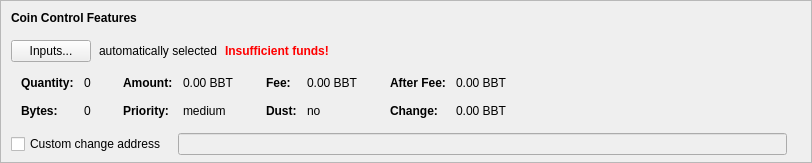
    <widget class="QFrame" name="frameCoinControl">
     <property name="sizePolicy">
      <sizepolicy hsizetype="Expanding" vsizetype="Expanding">
       <horstretch>0</horstretch>
       <verstretch>0</verstretch>
      </sizepolicy>
     </property>
     <property name="maximumSize">
      <size>
       <width>16777215</width>
       <height>16777215</height>
      </size>
     </property>
     <property name="frameShape">
      <enum>QFrame::StyledPanel</enum>
     </property>
     <property name="frameShadow">
      <enum>QFrame::Sunken</enum>
     </property>
     <layout class="QVBoxLayout" name="verticalLayoutCoinControl2">
      <property name="spacing">
       <number>0</number>
      </property>
      <property name="leftMargin">
       <number>0</number>
      </property>
      <property name="topMargin">
       <number>0</number>
      </property>
      <property name="rightMargin">
       <number>0</number>
      </property>
      <property name="bottomMargin">
       <number>6</number>
      </property>
      <item>
       <layout class="QVBoxLayout" name="verticalLayoutCoinControl" stretch="0,0,0,0,1">
        <property name="spacing">
         <number>0</number>
        </property>
        <property name="leftMargin">
         <number>10</number>
        </property>
        <property name="topMargin">
         <number>10</number>
        </property>
        <item>
         <layout class="QHBoxLayout" name="horizontalLayoutCoinControl1">
          <property name="bottomMargin">
           <number>15</number>
          </property>
          <item>
           <widget class="QLabel" name="labelCoinControlFeatures">
            <property name="sizePolicy">
             <sizepolicy hsizetype="Preferred" vsizetype="Maximum">
              <horstretch>0</horstretch>
              <verstretch>0</verstretch>
             </sizepolicy>
            </property>
            <property name="font">
             <font>
              <weight>75</weight>
              <bold>true</bold>
             </font>
            </property>
            <property name="styleSheet">
             <string notr="true">font-weight:bold;</string>
            </property>
            <property name="text">
             <string>Coin Control Features</string>
            </property>
           </widget>
          </item>
         </layout>
        </item>
        <item>
         <layout class="QHBoxLayout" name="horizontalLayoutCoinControl2" stretch="0,0,0,0">
          <property name="spacing">
           <number>8</number>
          </property>
          <property name="bottomMargin">
           <number>10</number>
          </property>
          <item>
           <widget class="QPushButton" name="pushButtonCoinControl">
            <property name="styleSheet">
             <string notr="true"/>
            </property>
            <property name="text">
             <string>Inputs...</string>
            </property>
            <property name="autoDefault">
             <bool>false</bool>
            </property>
           </widget>
          </item>
          <item>
           <widget class="QLabel" name="labelCoinControlAutomaticallySelected">
            <property name="text">
             <string>automatically selected</string>
            </property>
            <property name="margin">
             <number>5</number>
            </property>
           </widget>
          </item>
          <item>
           <widget class="QLabel" name="labelCoinControlInsuffFunds">
            <property name="font">
             <font>
              <weight>75</weight>
              <bold>true</bold>
             </font>
            </property>
            <property name="styleSheet">
             <string notr="true">color:red;font-weight:bold;</string>
            </property>
            <property name="text">
             <string>Insufficient funds!</string>
            </property>
            <property name="margin">
             <number>5</number>
            </property>
           </widget>
          </item>
          <item>
           <spacer name="horizontalSpacerCoinControl">
            <property name="orientation">
             <enum>Qt::Horizontal</enum>
            </property>
            <property name="sizeHint" stdset="0">
             <size>
              <width>40</width>
              <height>1</height>
             </size>
            </property>
           </spacer>
          </item>
         </layout>
        </item>
        <item>
         <widget class="QWidget" name="widgetCoinControl" native="true">
          <property name="sizePolicy">
           <sizepolicy hsizetype="Preferred" vsizetype="Preferred">
            <horstretch>0</horstretch>
            <verstretch>0</verstretch>
           </sizepolicy>
          </property>
          <property name="minimumSize">
           <size>
            <width>0</width>
            <height>0</height>
           </size>
          </property>
          <property name="styleSheet">
           <string notr="true"/>
          </property>
          <layout class="QHBoxLayout" name="horizontalLayoutCoinControl5">
           <property name="leftMargin">
            <number>0</number>
           </property>
           <property name="topMargin">
            <number>0</number>
           </property>
           <property name="rightMargin">
            <number>0</number>
           </property>
           <property name="bottomMargin">
            <number>0</number>
           </property>
           <item>
            <layout class="QHBoxLayout" name="horizontalLayoutCoinControl3" stretch="0,0,0,1">
             <property name="spacing">
              <number>20</number>
             </property>
             <property name="topMargin">
              <number>0</number>
             </property>
             <property name="bottomMargin">
              <number>10</number>
             </property>
             <item>
              <layout class="QFormLayout" name="formLayoutCoinControl1">
               <property name="horizontalSpacing">
                <number>10</number>
               </property>
               <property name="verticalSpacing">
                <number>14</number>
               </property>
               <property name="leftMargin">
                <number>10</number>
               </property>
               <property name="topMargin">
                <number>4</number>
               </property>
               <property name="rightMargin">
                <number>6</number>
               </property>
               <item row="0" column="0">
                <widget class="QLabel" name="labelCoinControlQuantityText">
                 <property name="font">
                  <font>
                   <weight>75</weight>
                   <bold>true</bold>
                  </font>
                 </property>
                 <property name="text">
                  <string>Quantity:</string>
                 </property>
                 <property name="margin">
                  <number>0</number>
                 </property>
                </widget>
               </item>
               <item row="0" column="1">
                <widget class="QLabel" name="labelCoinControlQuantity">
                 <property name="cursor">
                  <cursorShape>IBeamCursor</cursorShape>
                 </property>
                 <property name="contextMenuPolicy">
                  <enum>Qt::ActionsContextMenu</enum>
                 </property>
                 <property name="text">
                  <string notr="true">0</string>
                 </property>
                 <property name="margin">
                  <number>0</number>
                 </property>
                 <property name="textInteractionFlags">
                  <set>Qt::LinksAccessibleByMouse|Qt::TextSelectableByKeyboard|Qt::TextSelectableByMouse</set>
                 </property>
                </widget>
               </item>
               <item row="1" column="0">
                <widget class="QLabel" name="labelCoinControlBytesText">
                 <property name="font">
                  <font>
                   <weight>75</weight>
                   <bold>true</bold>
                  </font>
                 </property>
                 <property name="text">
                  <string>Bytes:</string>
                 </property>
                </widget>
               </item>
               <item row="1" column="1">
                <widget class="QLabel" name="labelCoinControlBytes">
                 <property name="cursor">
                  <cursorShape>IBeamCursor</cursorShape>
                 </property>
                 <property name="contextMenuPolicy">
                  <enum>Qt::ActionsContextMenu</enum>
                 </property>
                 <property name="text">
                  <string notr="true">0</string>
                 </property>
                 <property name="textInteractionFlags">
                  <set>Qt::LinksAccessibleByMouse|Qt::TextSelectableByKeyboard|Qt::TextSelectableByMouse</set>
                 </property>
                </widget>
               </item>
              </layout>
             </item>
             <item>
              <layout class="QFormLayout" name="formLayoutCoinControl2">
               <property name="horizontalSpacing">
                <number>10</number>
               </property>
               <property name="verticalSpacing">
                <number>14</number>
               </property>
               <property name="leftMargin">
                <number>6</number>
               </property>
               <property name="topMargin">
                <number>4</number>
               </property>
               <property name="rightMargin">
                <number>6</number>
               </property>
               <item row="0" column="0">
                <widget class="QLabel" name="labelCoinControlAmountText">
                 <property name="font">
                  <font>
                   <weight>75</weight>
                   <bold>true</bold>
                  </font>
                 </property>
                 <property name="text">
                  <string>Amount:</string>
                 </property>
                 <property name="margin">
                  <number>0</number>
                 </property>
                </widget>
               </item>
               <item row="0" column="1">
                <widget class="QLabel" name="labelCoinControlAmount">
                 <property name="cursor">
                  <cursorShape>IBeamCursor</cursorShape>
                 </property>
                 <property name="contextMenuPolicy">
                  <enum>Qt::ActionsContextMenu</enum>
                 </property>
                 <property name="text">
                  <string notr="true">0.00 BBT</string>
                 </property>
                 <property name="textInteractionFlags">
                  <set>Qt::LinksAccessibleByMouse|Qt::TextSelectableByKeyboard|Qt::TextSelectableByMouse</set>
                 </property>
                </widget>
               </item>
               <item row="1" column="0">
                <widget class="QLabel" name="labelCoinControlPriorityText">
                 <property name="font">
                  <font>
                   <weight>75</weight>
                   <bold>true</bold>
                  </font>
                 </property>
                 <property name="text">
                  <string>Priority:</string>
                 </property>
                </widget>
               </item>
               <item row="1" column="1">
                <widget class="QLabel" name="labelCoinControlPriority">
                 <property name="cursor">
                  <cursorShape>IBeamCursor</cursorShape>
                 </property>
                 <property name="contextMenuPolicy">
                  <enum>Qt::ActionsContextMenu</enum>
                 </property>
                 <property name="text">
                  <string notr="true">medium</string>
                 </property>
                 <property name="textInteractionFlags">
                  <set>Qt::LinksAccessibleByMouse|Qt::TextSelectableByKeyboard|Qt::TextSelectableByMouse</set>
                 </property>
                </widget>
               </item>
              </layout>
             </item>
             <item>
              <layout class="QFormLayout" name="formLayoutCoinControl3">
               <property name="horizontalSpacing">
                <number>10</number>
               </property>
               <property name="verticalSpacing">
                <number>14</number>
               </property>
               <property name="leftMargin">
                <number>6</number>
               </property>
               <property name="topMargin">
                <number>4</number>
               </property>
               <property name="rightMargin">
                <number>6</number>
               </property>
               <item row="0" column="0">
                <widget class="QLabel" name="labelCoinControlFeeText">
                 <property name="font">
                  <font>
                   <weight>75</weight>
                   <bold>true</bold>
                  </font>
                 </property>
                 <property name="text">
                  <string>Fee:</string>
                 </property>
                 <property name="margin">
                  <number>0</number>
                 </property>
                </widget>
               </item>
               <item row="0" column="1">
                <widget class="QLabel" name="labelCoinControlFee">
                 <property name="cursor">
                  <cursorShape>IBeamCursor</cursorShape>
                 </property>
                 <property name="contextMenuPolicy">
                  <enum>Qt::ActionsContextMenu</enum>
                 </property>
                 <property name="text">
                  <string notr="true">0.00 BBT</string>
                 </property>
                 <property name="textInteractionFlags">
                  <set>Qt::LinksAccessibleByMouse|Qt::TextSelectableByKeyboard|Qt::TextSelectableByMouse</set>
                 </property>
                </widget>
               </item>
               <item row="1" column="0">
                <widget class="QLabel" name="labelCoinControlLowOutputText">
                 <property name="font">
                  <font>
                   <weight>75</weight>
                   <bold>true</bold>
                  </font>
                 </property>
                 <property name="text">
                  <string>Dust:</string>
                 </property>
                </widget>
               </item>
               <item row="1" column="1">
                <widget class="QLabel" name="labelCoinControlLowOutput">
                 <property name="cursor">
                  <cursorShape>IBeamCursor</cursorShape>
                 </property>
                 <property name="contextMenuPolicy">
                  <enum>Qt::ActionsContextMenu</enum>
                 </property>
                 <property name="text">
                  <string notr="true">no</string>
                 </property>
                 <property name="textInteractionFlags">
                  <set>Qt::LinksAccessibleByMouse|Qt::TextSelectableByKeyboard|Qt::TextSelectableByMouse</set>
                 </property>
                </widget>
               </item>
              </layout>
             </item>
             <item>
              <layout class="QFormLayout" name="formLayoutCoinControl4">
               <property name="horizontalSpacing">
                <number>10</number>
               </property>
               <property name="verticalSpacing">
                <number>14</number>
               </property>
               <property name="leftMargin">
                <number>6</number>
               </property>
               <property name="topMargin">
                <number>4</number>
               </property>
               <property name="rightMargin">
                <number>6</number>
               </property>
               <item row="0" column="0">
                <widget class="QLabel" name="labelCoinControlAfterFeeText">
                 <property name="font">
                  <font>
                   <weight>75</weight>
                   <bold>true</bold>
                  </font>
                 </property>
                 <property name="text">
                  <string>After Fee:</string>
                 </property>
                 <property name="margin">
                  <number>0</number>
                 </property>
                </widget>
               </item>
               <item row="0" column="1">
                <widget class="QLabel" name="labelCoinControlAfterFee">
                 <property name="cursor">
                  <cursorShape>IBeamCursor</cursorShape>
                 </property>
                 <property name="contextMenuPolicy">
                  <enum>Qt::ActionsContextMenu</enum>
                 </property>
                 <property name="text">
                  <string notr="true">0.00 BBT</string>
                 </property>
                 <property name="textInteractionFlags">
                  <set>Qt::LinksAccessibleByMouse|Qt::TextSelectableByKeyboard|Qt::TextSelectableByMouse</set>
                 </property>
                </widget>
               </item>
               <item row="1" column="0">
                <widget class="QLabel" name="labelCoinControlChangeText">
                 <property name="font">
                  <font>
                   <weight>75</weight>
                   <bold>true</bold>
                  </font>
                 </property>
                 <property name="text">
                  <string>Change:</string>
                 </property>
                </widget>
               </item>
               <item row="1" column="1">
                <widget class="QLabel" name="labelCoinControlChange">
                 <property name="cursor">
                  <cursorShape>IBeamCursor</cursorShape>
                 </property>
                 <property name="contextMenuPolicy">
                  <enum>Qt::ActionsContextMenu</enum>
                 </property>
                 <property name="text">
                  <string notr="true">0.00 BBT</string>
                 </property>
                 <property name="textInteractionFlags">
                  <set>Qt::LinksAccessibleByMouse|Qt::TextSelectableByKeyboard|Qt::TextSelectableByMouse</set>
                 </property>
                </widget>
               </item>
              </layout>
             </item>
            </layout>
           </item>
          </layout>
         </widget>
        </item>
        <item>
         <layout class="QHBoxLayout" name="horizontalLayoutCoinControl4" stretch="0,0,0">
          <property name="spacing">
           <number>12</number>
          </property>
          <property name="sizeConstraint">
           <enum>QLayout::SetDefaultConstraint</enum>
          </property>
          <property name="topMargin">
           <number>5</number>
          </property>
          <property name="rightMargin">
           <number>5</number>
          </property>
          <item>
           <widget class="QCheckBox" name="checkBoxCoinControlChange">
            <property name="toolTip">
             <string>If this is activated, but the change address is empty or invalid, change will be sent to a newly generated address.</string>
            </property>
            <property name="text">
             <string>Custom change address</string>
            </property>
           </widget>
          </item>
          <item>
           <widget class="QValidatedLineEdit" name="lineEditCoinControlChange">
            <property name="enabled">
             <bool>false</bool>
            </property>
            <property name="sizePolicy">
             <sizepolicy hsizetype="Expanding" vsizetype="Fixed">
              <horstretch>0</horstretch>
              <verstretch>0</verstretch>
             </sizepolicy>
            </property>
           </widget>
          </item>
          <item>
           <widget class="QLabel" name="labelCoinControlChangeLabel">
            <property name="sizePolicy">
             <sizepolicy hsizetype="Preferred" vsizetype="Expanding">
              <horstretch>0</horstretch>
              <verstretch>0</verstretch>
             </sizepolicy>
            </property>
            <property name="minimumSize">
             <size>
              <width>0</width>
              <height>0</height>
             </size>
            </property>
            <property name="text">
             <string/>
            </property>
            <property name="margin">
             <number>3</number>
            </property>
           </widget>
          </item>
         </layout>
        </item>
        <item>
         <spacer name="verticalSpacerCoinControl">
          <property name="orientation">
           <enum>Qt::Vertical</enum>
          </property>
          <property name="sizeHint" stdset="0">
           <size>
            <width>800</width>
            <height>1</height>
           </size>
          </property>
         </spacer>
        </item>
       </layout>
      </item>
     </layout>
    </widget>
